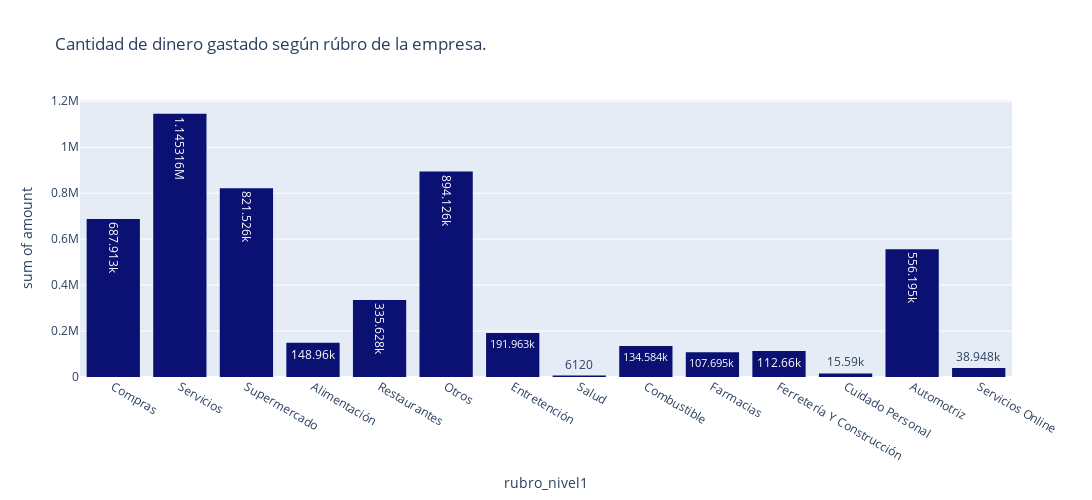

Notebook code cell kept with this figure:
### Code cell
px.histogram(compra_cliente, x='rubro_nivel1', y='amount', text_auto=True,
             title='Cantidad de dinero gastado según rúbro de la empresa.',
             width=1100, height=500, color_discrete_sequence=['#0A1172'])

### Figure 1 — Plotly figure (JSON) as saved in the notebook; plotly's stock layout.template omitted (floating-point values rounded to 4 significant figures; data arrays with more than 128 entries replaced by an {"elided": "..."} marker saying what was removed)
{"data": [{"alignmentgroup": "True", "bingroup": "x", "histfunc": "sum", "hovertemplate": "rubro_nivel1=%{x}<br>sum of amount=%{y}<extra></extra>", "legendgroup": "", "marker": {"color": "#0A1172", "pattern": {"shape": ""}}, "name": "", "offsetgroup": "", "orientation": "v", "showlegend": false, "texttemplate": "%{value}", "type": "histogram", "x": {"elided": "287 str values"}, "xaxis": "x", "y": {"elided": "287 int values"}, "yaxis": "y"}], "layout": {"barmode": "relative", "height": 500, "legend": {"tracegroupgap": 0}, "title": {"text": "Cantidad de dinero gastado según rúbro de la empresa."}, "width": 1100, "xaxis": {"anchor": "y", "autorange": true, "domain": [0, 1], "range": [-0.5, 13.5], "title": {"text": "rubro_nivel1"}, "type": "category"}, "yaxis": {"anchor": "x", "autorange": true, "domain": [0, 1], "range": [0, 1206000.0], "title": {"text": "sum of amount"}, "type": "linear"}}}
